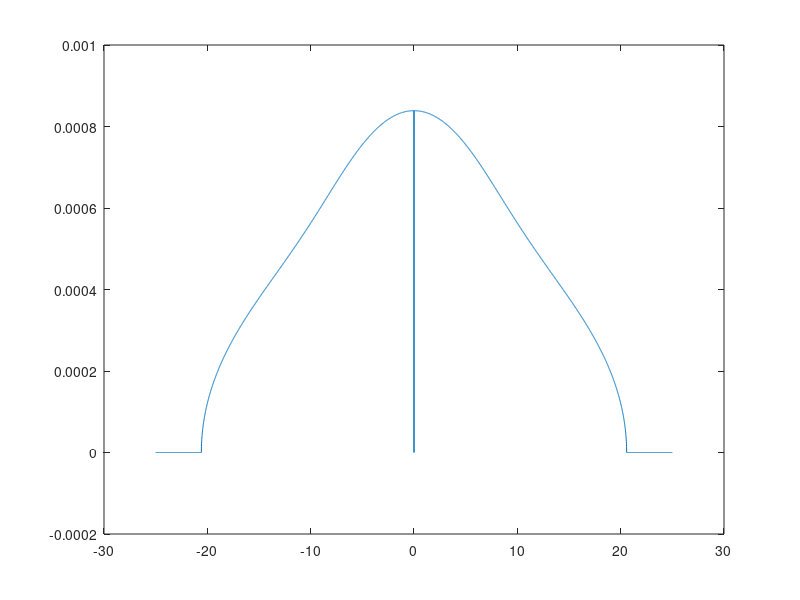

MATLAB code to generate this figure:
function jessFullv2

tic

zz=-25:.01:25;    % Input vector 6001 values
%zz(2501)=[];     % Removes 0 (Explained below)
allvals = [];     % Initialization
correctedvs =[];  % Initialization
c=2;
for i=1:max(size(zz))  % Loop every element in zz
    %disp("z="+zz(i));
    value = newton(zz(i),100);  % Pass each element of zz and iteration value
    correctedvs = [correctedvs -(imag(c*value^2/(pi*zz(i))))]; % Explained below
    %allvals = [allvals value];
end

%y= allvals;
y2 = correctedvs;
plot(zz,y2);


% Stop the timer and display the elapsed time
elapsedTime = toc;
disp(['Execution time: ' num2str(elapsedTime) ' seconds']);

elapsedTime = toc / 60;
fprintf('Execution time: %.4f minutes\n', elapsedTime);

end

function [y] =newton(z,iter)
c=2;
guess =  -i;%(z-sqrt(z^2-4*c))/(2*c);%z*i+z; //starting point
current = 0;

k1=60;  % Alpha
k2=120; % Alpha

for ii=1:iter  % Iterate
    f= func1examplenewt2(z,guess);
    % Explained below
    fp = k1*k2*guess^2*3-(k1+k2)*z*guess*2+(2*k1*k2)/(k1+k2)+z^2; %z-2*c*guess;
    %  y=k1*k2*guess^3-(k1+k2)*z*guess^2+(2*k1*k2/(k1+k2)+z^2)*guess-z;

    %fp = (-guess)/(z-2*c*guess);
    %fp = 1/8*(z/(sqrt(z^2-8))+1);
    current = guess - f/fp;
    guess = current;
    
end
y = current;
end

function [y] = func1examplenewt2(z, guess)
k1=60;
k2=120;
y=k1*k2*guess^3-(k1+k2)*z*guess^2+(2*k1*k2/(k1+k2)+z^2)*guess-z;  % Explained below
%y=guess-(1/(z-c*guess));
end
